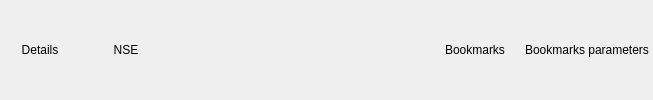
            <widget class="QFrame" name="frame_2">
             <property name="frameShape">
              <enum>QFrame::NoFrame</enum>
             </property>
             <property name="frameShadow">
              <enum>QFrame::Raised</enum>
             </property>
             <property name="lineWidth">
              <number>0</number>
             </property>
             <layout class="QHBoxLayout" name="horizontalLayout_4">
              <property name="margin">
               <number>0</number>
              </property>
              <item>
               <widget class="QPushButton" name="Bdetails">
                <property name="focusPolicy">
                 <enum>Qt::StrongFocus</enum>
                </property>
                <property name="styleSheet">
                 <string notr="true"/>
                </property>
                <property name="text">
                 <string>Details</string>
                </property>
                <property name="icon">
                 <iconset resource="../mainwin.qrc">
                  <normaloff>:/images/images/network_local.png</normaloff>:/images/images/network_local.png</iconset>
                </property>
                <property name="checkable">
                 <bool>true</bool>
                </property>
                <property name="autoDefault">
                 <bool>false</bool>
                </property>
                <property name="default">
                 <bool>false</bool>
                </property>
                <property name="flat">
                 <bool>true</bool>
                </property>
               </widget>
              </item>
              <item>
               <widget class="QPushButton" name="Bnss">
                <property name="text">
                 <string>NSE</string>
                </property>
                <property name="icon">
                 <iconset resource="../mainwin.qrc">
                  <normaloff>:/images/images/viewmag+.png</normaloff>:/images/images/viewmag+.png</iconset>
                </property>
                <property name="checkable">
                 <bool>true</bool>
                </property>
                <property name="flat">
                 <bool>true</bool>
                </property>
               </widget>
              </item>
              <item>
               <spacer name="horizontalSpacer">
                <property name="orientation">
                 <enum>Qt::Horizontal</enum>
                </property>
                <property name="sizeHint" stdset="0">
                 <size>
                  <width>263</width>
                  <height>20</height>
                 </size>
                </property>
               </spacer>
              </item>
              <item>
               <widget class="QPushButton" name="Bbook">
                <property name="text">
                 <string>Bookmarks</string>
                </property>
                <property name="icon">
                 <iconset resource="../mainwin.qrc">
                  <normaloff>:/images/images/bookmark_folder.png</normaloff>:/images/images/bookmark_folder.png</iconset>
                </property>
                <property name="checkable">
                 <bool>true</bool>
                </property>
                <property name="flat">
                 <bool>true</bool>
                </property>
               </widget>
              </item>
              <item>
               <widget class="QPushButton" name="BBPar">
                <property name="text">
                 <string>Bookmarks parameters</string>
                </property>
                <property name="icon">
                 <iconset resource="../mainwin.qrc">
                  <normaloff>:/images/images/bookmark_folder.png</normaloff>:/images/images/bookmark_folder.png</iconset>
                </property>
                <property name="checkable">
                 <bool>true</bool>
                </property>
                <property name="flat">
                 <bool>true</bool>
                </property>
               </widget>
              </item>
             </layout>
            </widget>
